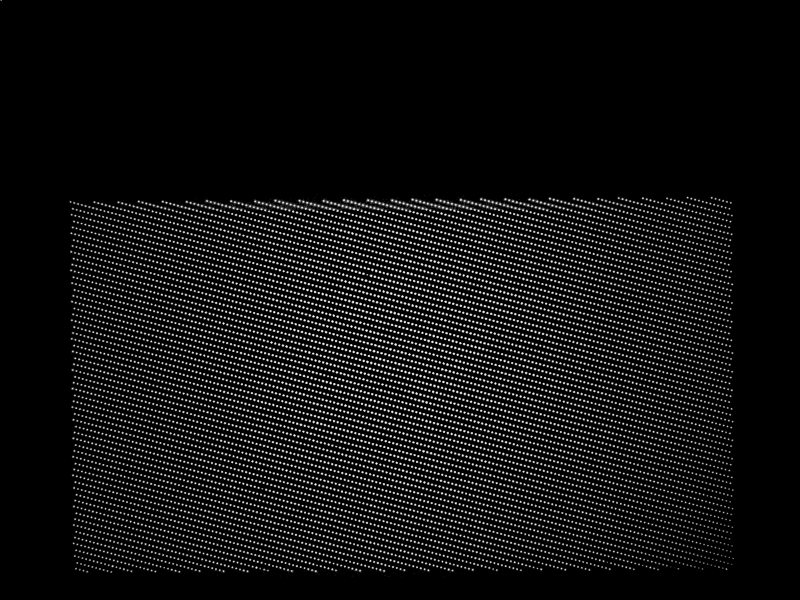
#> input picture blur.png, 1600 x 1200 px (shown at 1/2 size)
$ python detectPixels.py
#> lines starting #> are read from the running program, lines starting #| are printed output that depends on the picture; after the words box and inside, x2 and y2 are one past the last pixel; in counts of white or black regions, pixels touching at a corner belong together
#> further down, irradianceGrid is the input picture: shape (1200, 1600, 3); min 0, max 255, mean 17.6
### thresholdSweep.py
import cv2
import numpy as np

# [28 lines of commented-out code are left out]

def thresholdSweep(originalImage):

	#Iterate over quads of the image copy and apply threshold on each quad based on the median color of the quad.
	#After applying the individual threshold to each quad of the image copy, step over each pixel of the image: apply this filter to the pixels of the original image

	modifiedImage = originalImage.copy()

	for y in range(0, 1200, 60):
		for x in range(0, 1600, 50):

			#Assign quad white values to determine if its working correctly
			cut = originalImage[y:y+60, x:x + 60].mean() * 1.2
			modifiedImage[y:y+60, x:x + 60] = cv2.threshold(originalImage[y:y+60, x:x + 60], cut, 1, cv2.THRESH_BINARY)[1]
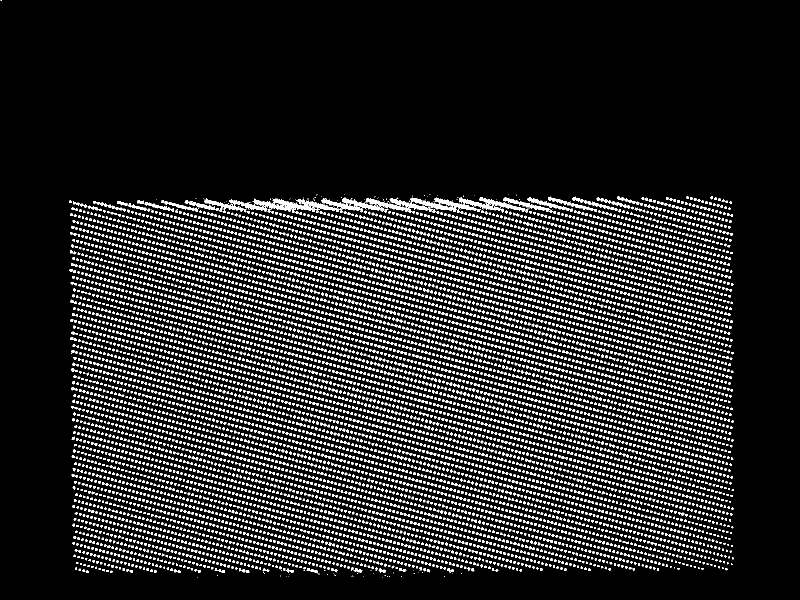
#> modifiedImage: shape (1200, 1600) (shown at 1/2 size); values 0 (black) and 1 (white), 12.3% white; 10279 white regions (1489 under 20 px), largest, box (x1, y1, x2, y2) and area: (409, 394, 1050, 426) 8186, (322, 400, 438, 424) 761, (1006, 395, 1099, 423) 582


	cv2.imwrite('originalImage.png', originalImage)
	return cv2.adaptiveThreshold(originalImage * modifiedImage, 255, cv2.ADAPTIVE_THRESH_MEAN_C, cv2.THRESH_BINARY, 11, 0)
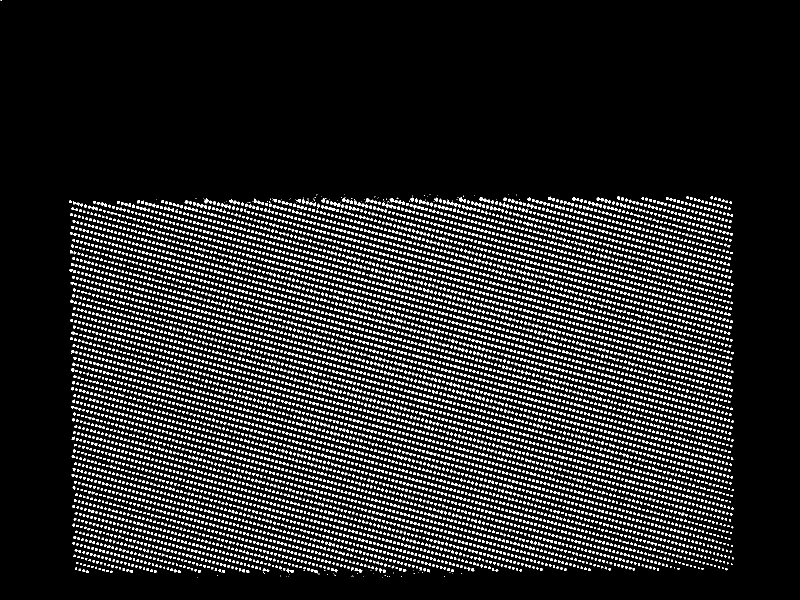
#> returned value: shape (1200, 1600) (shown at 1/2 size); 12% white; 10538 white regions (1500 under 20 px)


# #cv2.imwrite('test1.png',np.reshape(np.array([255] * (3600)), (60,60)))
# print(thresholdSweep(cv2.imread('blur.png', 0))[0][0])
# cv2.imwrite('test.png', thresholdSweep(cv2.imread('blur.png', 0)))

### detectPixels.py
import cv2
from thresholdSweep import thresholdSweep

irradianceGrid = cv2.imread('blur.png')
img_debug = cv2.cvtColor(irradianceGrid.copy(), cv2.COLOR_BGR2GRAY)


cut = 110
print(cut)

# img_gray = cv2.cvtColor(img_debug, cv2.COLOR_BGR2GRAY)
# img_blur = cv2.GaussianBlur(img_gray,(1,1),0)
# img_thresh = cv2.threshold(img_blur, cut, 255, cv2.THRESH_BINARY)[1]


contours = cv2.findContours(thresholdSweep(img_debug),cv2.RETR_LIST, cv2.CHAIN_APPROX_SIMPLE)
#> contours = 10544 contours, 10331 with area under 20; largest, box (x1, y1, x2, y2) and area: (959, 395, 973, 404) 51, (842, 414, 856, 422) 44, (753, 415, 767, 423) 40, (731, 396, 739, 405) 34, (779, 396, 787, 405) 34
count = 0
for contour in contours[1]:

#> (the run stopped early here; a loop or call above may not have finished)
